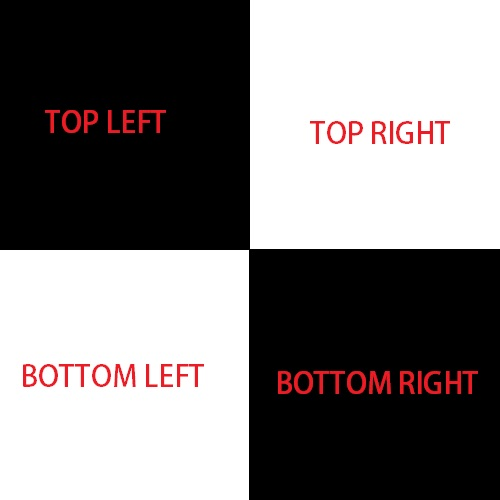
#> input picture img/quadrants.jpg, 500 x 500 px
$ python blobs.py   (older library calls are emulated)
#> lines starting #> are read from the running program, lines starting #| are printed output that depends on the picture; after the words box and inside, x2 and y2 are one past the last pixel; in counts of white or black regions, pixels touching at a corner belong together
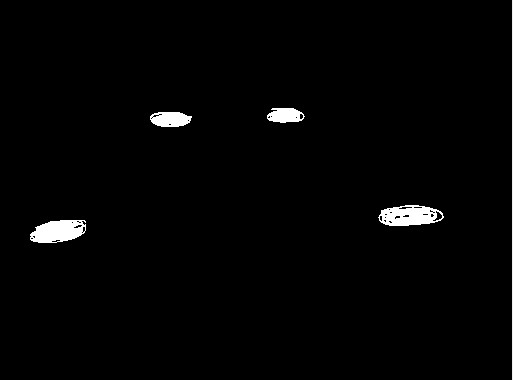
#> input picture img/dots_clean.jpg, 513 x 380 px
##Blob detection work

from finding_blobs import findCircles
import cv2
import numpy as np

cap = cv2.VideoCapture(0)


def nothing():
    pass


cv2.namedWindow("window")

cv2.createTrackbar("min_area", "window", 0, 100, nothing)
cv2.createTrackbar("min_circularity", "window", 0, 100, nothing)
cv2.createTrackbar("min_inertia", "window", 0, 100, nothing)
cv2.createTrackbar("min_threshold", "window", 0, 100, nothing)
cv2.createTrackbar("min_convexity", "window", 0, 100, nothing)

frame = cap.read()
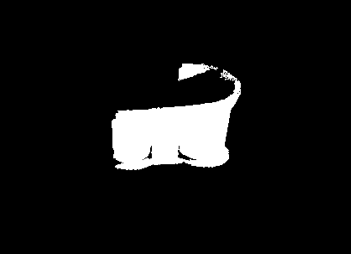
#> input picture filament_example.png, 351 x 254 px, given in place of the camera
i = 5
while i > 0:
    i -= 1
    ret, frame = cap.read()
#> frame is the input picture: shape (254, 351, 3); min 0, max 255, mean 21

cap.release()

## Create a parameter object
params = cv2.SimpleBlobDetector_Params()
params.filterByArea = True
params.filterByCircularity = True
params.filterByConvexity = True
params.filterByInertia = True

params.minThreshold = 50
params.maxThreshold = 255

frame = cv2.cvtColor(frame, cv2.COLOR_BGR2GRAY)
#> frame: shape (254, 351)

## Get a threshold from that array
retval, threshold = cv2.threshold(frame, 200, 255, cv2.THRESH_BINARY_INV)
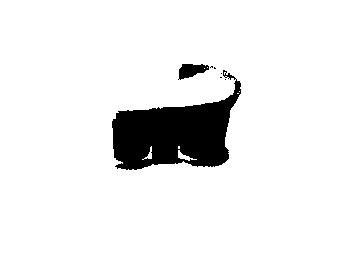
#> threshold: shape (254, 351); 92% white; 7 black regions (5 under 20 px), largest, box (x1, y1, x2, y2) and area: (112, 70, 241, 170) 6805, (178, 64, 209, 80) 309

print("entering while loop")
while True:
    print("Into while loop")
    cv2.imshow("window", frame)
    if cv2.waitKey(1) & 0xFF == 13:  ##13 is the carriage return key, so will break with enter key
#> (key Esc is pressed here)
        break


    min_area = cv2.getTrackbarPos("min_area", "window") / 100
    min_circularity = cv2.getTrackbarPos("min_circularity", "window") / 100
    min_inertia = cv2.getTrackbarPos("min_inertia", "window") / 100
    #min_threshold = cv2.getTrackbarPos("min_threshold", "window") / 100
    min_convexity = cv2.getTrackbarPos("min_convexity", "window") / 100

    print("got positions")


    params.minArea = min_area
    params.minCircularity = min_circularity
    params.minInertiaRatio = min_inertia
    #params.minThreshold = min_threshold
    params.minConvexity = min_convexity

    print("set params")

#> (the run stopped early here; a loop or call above may not have finished)
